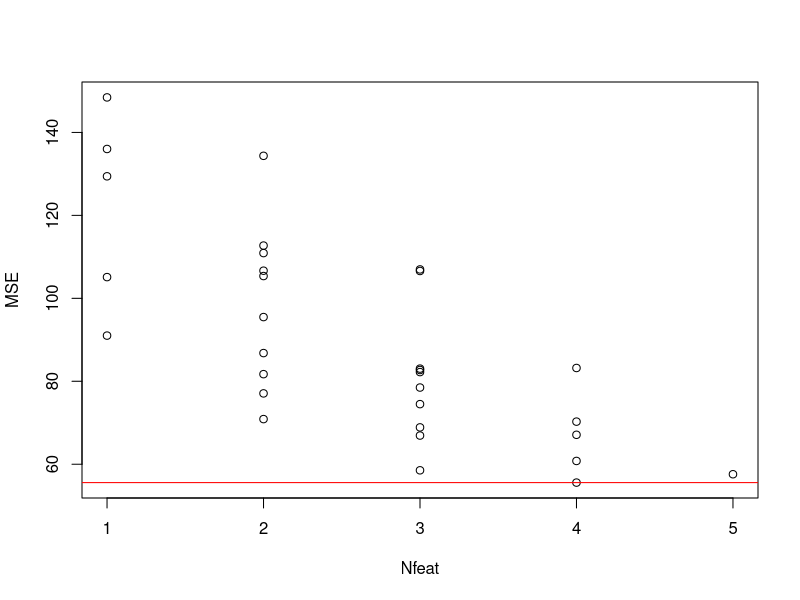

The R script that drew this image:
# Remove all saved variables and plots
dev.off()
rm(list=ls())
# Setting up rng and seed
RNGversion('3.5.1')
set.seed(12345)

# ------------------ Assignment 3 ---------------------------------
# Implement an R function that performs feature selection (best subset selection) 
# in linear regression by using k-fold cross-validation without using any specialized 
# function like lm() (use only basic R functions). Your function should depend on:
#   X: matrix containing X measurements.
#   Y: vector containing Y measurements
#   Nfolds: number of folds in the cross-validation.
# You may assume in your code that matrix X has 5 columns. The function should plot the 
# CV scores computed for various feature subsets against the number of features, and it 
# should also return the optimal subset of features and the corresponding cross-validation (CV) score. 
# Before splitting into folds, the data should be permuted, and the seed 12345 should be used for that purpose.

# Report the resulting plot and interpret it. Report the optimal subset of features 
# and comment whether it is reasonable that these specific features have largest 
# impact on the target.
mylin=function(X,Y, Xpred){
  Xpred1 = cbind(1,Xpred)
  X1 = cbind(1, X)
  beta = solve( t(X1) %*% X1) %*% t(X1) %*% Y # obtained using the "training" data matrix X
  Res = Xpred1%*%beta # y_hat for the "test" data
  return(Res)
}
myCV=function(X,Y,Nfolds){
  n=length(Y) # number of observations (rows)
  p=ncol(X) # number of covariates (variables or columns)
  set.seed(12345)
  ind=sample(n,n) # indexes are randomized
  X1=X[ind,] # randomize the order of the observations
  Y1=Y[ind]
  sF=floor(n/Nfolds) # number of observations inside each fold
  MSE=numeric(2^p-1) # vector of the length of 2^p-1 combinations
  9
  Nfeat=numeric(2^p-1)
  Features=list() # features that will be selected
  curr=0 # current
  folds_obs <- cut(1:n,breaks=Nfolds,labels=FALSE)
  #we assume 5 features.
  for (f1 in 0:1)
    for (f2 in 0:1)
      for(f3 in 0:1)
        for(f4 in 0:1)
          for(f5 in 0:1){
            model= c(f1,f2,f3,f4,f5)
            if (sum(model)==0) next()
            SSE=0
            for (k in 1:Nfolds){
              #MISSING:compute which indices should belong to current fold
              indices <- ind[which(folds_obs==k)] #indeces of the observations in fold k
              #MISSING:implement cross-validation for model with features in "model" and iteration i.
              X_mylin <- X[-indices,which(model==1)]
              XPred_mylin <- X[indices,which(model==1)]
              Y_mylin <- Y[-indices]
              #MISSING:Get the predicted values for fold k, Ypred, and the original values for fold 'k', Yp.
              Ypred <- mylin(X_mylin, Y_mylin, XPred_mylin)
              Yp <- Y[indices]
              SSE=SSE+sum((Ypred-Yp)^2)
            }
            curr=curr+1
            MSE[curr]=SSE/n
            Nfeat[curr]=sum(model)
            Features[[curr]]=model
          }
  plot(Nfeat, MSE) #MISSING: plot MSE against number of features
  abline(h=MSE[which.min(MSE)], col="red")
  i=which.min(MSE)
  return(list(CV=MSE[i], Features=Features[[i]]))
}

# 2.Test your function on data set swiss available in the standard R repository:
#   Fertility should be Y
#   All other variables should be X
#   Nfolds should be 5
data("swiss")
myCV(as.matrix(swiss[,2:6]), swiss[[1]], 5)